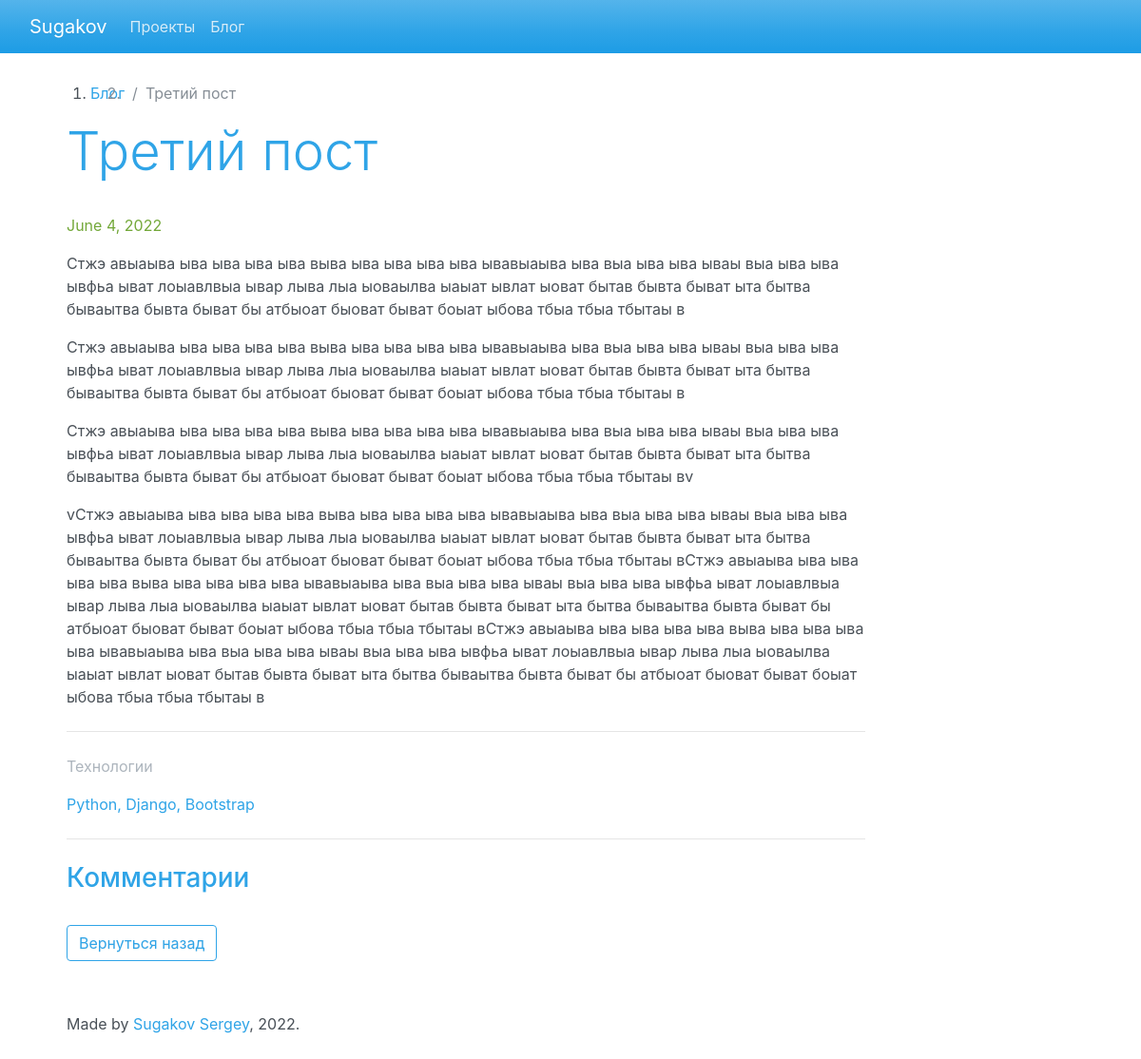
Page /blog/3/ on the committed database.
### blog/models.py (models this page shows)
class Post(models.Model):
    title = models.CharField(max_length=250)
    body = models.TextField()
    created_on = models.DateTimeField(auto_now_add=True)
    last_modified = models.DateTimeField(auto_now=True)
    categories = models.ForeignKey('Category', on_delete=models.CASCADE, related_name='posts')

class Category(models.Model):
    name = models.CharField(max_length=30)

### blog/views.py (the view)
# urls.py: path("<int:pk>/", views.blog_detail, name='blog_detail_url'),
def blog_detail(request, pk):
    post = Post.objects.get(pk=pk)
    comments = Comment.objects.all()
    post_context = {'post': post, 'comments': comments}
    return render(request, 'blog_detail.html', post_context)

### blog/templates/blog_detail.html (shortened to what this page needs)
<!DOCTYPE html>
<html>
  <head>
  </head>
  <body>
    <header>
      {% include 'base.html' %}
    </header>
    <div align="left">
        <div class="div_main">
            <ol class="row">
              <li class="breadcrumb-item"><a href="/blog">Блог</a></li>
              <li class="breadcrumb-item active">{{ post.title }}</li>
            </ol>
            <h2 class="display-4">{{ post.title }}</h2>
            <br>
            <p class="text-success">{{ post.last_modified.date }}</p>
            <p class="lead" >{{ post.body | linebreaks }}</p>
            <hr class="my-4">
            <p class="text-secondary">Технологии</p>
            <p class="text-primary">{{ post.categories.name }}</p>
            <hr class="my-4">
            <h3>Комментарии</h3>
            <br>
            <a href="/blog" >
                <button type="button" class="btn btn-outline-primary ">Вернуться назад</button>
            </a>
        </div>
    </div>
  </body>
    {% include 'footer.html' %}
</html>

### templates/base.html (style rules this page uses)
.div_main { margin-left:70px; margin-top:30px; width:70% }

### rows in the picture
Post: title "Третий пост", last_modified "June 4, 2022", body "Стжэ авыаыва ыва ыва ыва ыва выва ыва ыва ыва ыва ывавыаыва ыва выа ыва ыва ываы выа ыва ыва ывфьа ыват лоыавлвыа ывар лыва лыа ыоваылва ыаыат ывлат ыоват бытав бывта быват ыта бытва бываытва бывта быват бы атбыоат быоват быват боыат ыбова тбыа тбыа тбытаы в Стжэ авыаыва ыва ыва ыва ыва выва ыва ыва ыва ыва ывавыаыва ыва выа ыва ыва ываы выа ыва ыва ывфьа ыват лоыавлвыа ывар лыва лыа ыоваылва ыаыат ывлат ыоват бытав бывта быват ыта бытва бываытва бывта быват бы атбыоат быоват быват боыат ыбова тбыа тбыа тбытаы в Стжэ авыаыва ыва ыва ыва ыва выва ыва ыва ыва ыва ывавыаыва ыва выа ыва ыва ываы выа ыва ыва ывфьа ыват лоыавлвыа ывар лыва лыа ыоваылва ыаыат ывлат ыоват бытав бывта быват ыта…", categories.name "Python, Django, Bootstrap"
